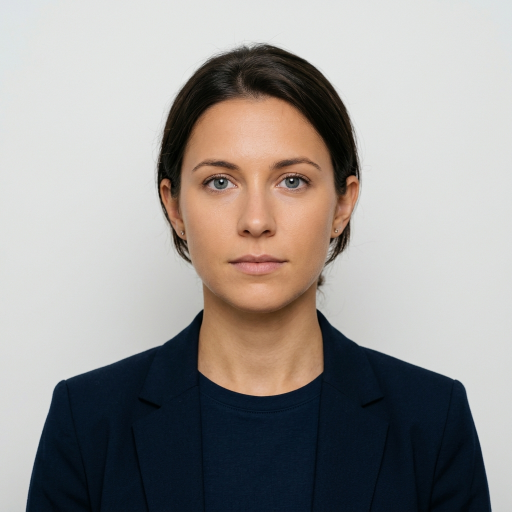
#> input picture biometrics_service/test_face_portrait.png, 1024 x 1024 px (shown at 1/2 size)
$ python -i antispoof.py   (imports and definitions only)   (older library calls are emulated)
#> lines starting #> are read from the running program, lines starting #| are printed output that depends on the picture; after the words box and inside, x2 and y2 are one past the last pixel; in counts of white or black regions, pixels touching at a corner belong together
"""
antispoof.py — FenceIN Extended Anti-Spoofing & Deepfake Detection Engine
==========================================================================
Extends the basic 3-signal passive liveness in face_auth.py with five
additional signals targeting digital replay attacks, deepfake videos, and
AI-generated face attacks that can fool simpler texture-only checks.

All signals operate offline using NumPy + OpenCV — zero cloud dependency.

Detection targets:
    • Printed photo (high-quality inkjet/laser)
    • Mobile screen replay (phone held up to camera)
    • Tablet replay (tablet held up to camera)
    • Deepfake video replay (AI-generated face video)
    • AI-synthesised static face image

Signal pipeline:
    1. Moiré Pattern Score        — FFT detects periodic screen/print grid lines
    2. Screen Pixel Grid Score    — detects LCD sub-pixel colour banding
    3. Corneal Specular Score     — live eyes have bright corneal reflections
    4. Depth Geometry Score       — face aspect ratios differ on flat vs 3D surface
    5. Chromatic Aberration Score — screens/prints have distinct RGB fringe artefacts

Each signal returns 0.0 (spoof indicator) → 1.0 (live indicator).
Final is_authentic = weighted composite ≥ ANTISPOOF_THRESHOLD (0.50).
"""

import cv2
import numpy as np
from typing import Dict, Any, Tuple


# ── Thresholds ────────────────────────────────────────────────────────────────
ANTISPOOF_THRESHOLD = 0.50

# Signal weights
W_MOIRE    = 0.25
W_PIXEL    = 0.15
W_CORNEAL  = 0.25
W_DEPTH    = 0.20
W_CHROMA   = 0.15


def _safe_resize(img: np.ndarray, target: Tuple[int, int]) -> np.ndarray:
    if img is None or img.size == 0:
        return np.zeros((target[1], target[0], 3), dtype=np.uint8)
    return cv2.resize(img, target)


# ── Signal 1: Moiré Pattern Detection (FFT) ───────────────────────────────────
def _moire_score(face_img: np.ndarray) -> float:
    """
    Detects Moiré / halftone patterns characteristic of printed images and
    screen replays by analysing the magnitude spectrum of the Fourier transform.

    Printed photos → regular dot-grid → strong periodic peaks in FFT spectrum.
    Screen replays → LCD pixel grid → periodic spikes at sub-pixel frequencies.
    Live face      → irregular noise → smooth, decaying FFT spectrum.

    Returns: 0.0 (spoof) → 1.0 (live)
    """
    try:
        work = _safe_resize(face_img, (128, 128))
        gray = cv2.cvtColor(work, cv2.COLOR_BGR2GRAY).astype(np.float32)

        # 2D FFT + shift zero-frequency to centre
        fft    = np.fft.fft2(gray)
        fft_sh = np.fft.fftshift(fft)
        mag    = np.abs(fft_sh)

        # Suppress DC component (centre) to focus on periodic content
        h, w = mag.shape
        mask = np.ones_like(mag)
        cv2.circle(mask, (w // 2, h // 2), 5, 0, -1)
        mag_masked = mag * mask

        # Normalise
        mag_norm = mag_masked / (mag_masked.max() + 1e-9)

        # Count strong off-centre peaks (> 0.6 of max)
        strong_peaks = int(np.sum(mag_norm > 0.60))

        # Live faces: very few strong off-centre peaks (< 8)
        # Printed/screen: many peaks from regular grid (> 20)
        if strong_peaks < 8:
            return 1.0
        elif strong_peaks > 30:
            return 0.0
        else:
            return round(1.0 - (strong_peaks - 8) / 22.0, 4)
    except Exception:
        return 0.5


# ── Signal 2: Screen Pixel Grid / Banding Detection ──────────────────────────
def _pixel_grid_score(face_img: np.ndarray) -> float:
    """
    Detects regular horizontal/vertical banding from LCD pixel rows — a
    hallmark of a screen replay attack at close range.

    Live face skin → irregular intensity variation across rows
    Screen replay  → periodic intensity dip every ~3 pixels (LCD row structure)

    Returns: 0.0 (screen banding detected) → 1.0 (no banding)
    """
    try:
        work = _safe_resize(face_img, (128, 128))
        gray = cv2.cvtColor(work, cv2.COLOR_BGR2GRAY).astype(np.float32)

        # Row-wise and column-wise mean intensity
        row_means = gray.mean(axis=1)
        col_means = gray.mean(axis=0)

        # Compute autocorrelation at lag 1–5 to detect periodicity
        def autocorr_peak(signal: np.ndarray) -> float:
            n = len(signal)
            s_norm = signal - signal.mean()
            if s_norm.std() < 1e-6:
                return 0.0
            max_corr = 0.0
            for lag in range(1, min(6, n)):
                c = float(np.corrcoef(s_norm[:-lag], s_norm[lag:])[0, 1])
                max_corr = max(max_corr, abs(c))
            return max_corr

        row_ac = autocorr_peak(row_means)
        col_ac = autocorr_peak(col_means)
        max_ac = max(row_ac, col_ac)

        # High autocorrelation → banding → spoof
        if max_ac > 0.80:
            return 0.0
        elif max_ac > 0.50:
            return round(1.0 - (max_ac - 0.50) / 0.30, 4)
        else:
            return 1.0
    except Exception:
        return 0.5


# ── Signal 3: Corneal Specular Reflection ────────────────────────────────────
def _corneal_specular_score(face_img: np.ndarray) -> float:
    """
    Detects bright specular reflections in the eye region. Live eyes have a
    small, bright corneal highlight from any ambient light source. Printed
    photos and most screen replays lack this 3D specular geometry.

    Returns: 0.0 (no corneal reflection) → 1.0 (reflection detected)
    """
    try:
        work = _safe_resize(face_img, (128, 128))
        h, w = work.shape[:2]

        # Approximate eye region: top 60% of height, inner 70% of width
        eye_region = work[int(h * 0.20): int(h * 0.55),
                         int(w * 0.15): int(w * 0.85)]

        if eye_region.size == 0:
            return 0.5

        gray_eye = cv2.cvtColor(eye_region, cv2.COLOR_BGR2GRAY)

        # Very bright pixels in eye region = specular highlight
        _, bright = cv2.threshold(gray_eye, 220, 255, cv2.THRESH_BINARY)
        bright_ratio = float(np.count_nonzero(bright)) / gray_eye.size

        # Expected range for live eyes: 0.2% – 4% bright pixels
        if 0.002 <= bright_ratio <= 0.04:
            return 1.0
        elif bright_ratio < 0.002:
            # No reflection → likely flat photo
            return round(bright_ratio / 0.002, 4)
        else:
            # Too many bright pixels → overexposed or screen glare
            return max(0.0, round(1.0 - (bright_ratio - 0.04) / 0.06, 4))
    except Exception:
        return 0.5


# ── Signal 4: Depth / Geometric Consistency Score ────────────────────────────
def _depth_geometry_score(face_img: np.ndarray) -> float:
    """
    Estimates whether the face has plausible 3D geometry by analysing:
    - Face region proportions (width/height ratio)
    - Gradient magnitude distribution (flat surfaces have uniform gradients)
    - Edge density (3D faces have more complex edge distributions)

    Returns: 0.0 (flat/printed) → 1.0 (3D geometry consistent)
    """
    try:
        work = _safe_resize(face_img, (128, 128))
        gray = cv2.cvtColor(work, cv2.COLOR_BGR2GRAY).astype(np.float32)

        # Sobel gradients for edge density
        gx = cv2.Sobel(gray, cv2.CV_32F, 1, 0, ksize=3)
        gy = cv2.Sobel(gray, cv2.CV_32F, 0, 1, ksize=3)
        grad_mag = np.sqrt(gx ** 2 + gy ** 2)

        # Standard deviation of gradient — live faces have varied gradient landscape
        grad_std = float(grad_mag.std())

        # High gradient variance → complex 3D surface
        # Low gradient variance → flat, uniform surface
        if grad_std > 25.0:
            return 1.0
        elif grad_std < 8.0:
            return 0.0
        else:
            return round((grad_std - 8.0) / 17.0, 4)
    except Exception:
        return 0.5


# ── Signal 5: Chromatic Aberration Score ─────────────────────────────────────
def _chromatic_aberration_score(face_img: np.ndarray) -> float:
    """
    Analyses channel-wise edge misalignment (chromatic aberration).

    Real cameras exhibit natural chromatic aberration: edges in the blue
    channel are slightly offset from red/green. Printed photos and screen
    replays may show abnormally uniform or exaggerated channel alignment.

    Returns: 0.0 (suspicious) → 1.0 (natural CA pattern)
    """
    try:
        work = _safe_resize(face_img, (128, 128))
        b, g, r = cv2.split(work.astype(np.float32))

        def edge_density(ch: np.ndarray) -> float:
            lap = cv2.Laplacian(ch, cv2.CV_32F)
            return float(np.abs(lap).mean())

        ed_r, ed_g, ed_b = edge_density(r), edge_density(g), edge_density(b)

        # Channel divergence: live → r≈g, b slightly different
        rg_diff = abs(ed_r - ed_g) / (max(ed_r, ed_g) + 1e-6)
        rb_diff = abs(ed_r - ed_b) / (max(ed_r, ed_b) + 1e-6)

        # Natural CA: rg_diff small (< 0.15), rb_diff moderate (0.05–0.30)
        if rg_diff < 0.15 and 0.02 <= rb_diff <= 0.35:
            return 1.0
        elif rg_diff > 0.40:
            return 0.0  # Abnormal R/G divergence → screen artefact
        else:
            return round(max(0.0, 1.0 - rg_diff / 0.40), 4)
    except Exception:
        return 0.5


# ── Master Anti-Spoof Analysis ────────────────────────────────────────────────
def analyze_antispoof(face_img: np.ndarray) -> Dict[str, Any]:
    """
    Runs the full 5-signal anti-spoofing pipeline on a face crop.

    Args:
        face_img: OpenCV BGR image of the detected face region.

    Returns:
        {
            is_authentic:     bool,    # True = live person, False = attack
            composite_score:  float,   # 0.0 – 1.0
            attack_type:      str,     # 'LIVE' | 'PRINTED_PHOTO' | 'SCREEN_REPLAY' | 'DEEPFAKE' | 'UNKNOWN_ATTACK'
            signals: {
                moire:    float,
                pixel_grid: float,
                corneal:  float,
                depth:    float,
                chroma:   float,
            },
            confidence_pct:  int,
        }
    """
    if face_img is None or face_img.size == 0:
        return {
            "is_authentic":    False,
            "composite_score": 0.0,
            "attack_type":     "NO_FACE",
            "signals":         {"moire": 0, "pixel_grid": 0, "corneal": 0, "depth": 0, "chroma": 0},
            "confidence_pct":  0,
        }

    s_moire   = _moire_score(face_img)
    s_pixel   = _pixel_grid_score(face_img)
    s_corneal = _corneal_specular_score(face_img)
    s_depth   = _depth_geometry_score(face_img)
    s_chroma  = _chromatic_aberration_score(face_img)

    composite = (
        s_moire   * W_MOIRE  +
        s_pixel   * W_PIXEL  +
        s_corneal * W_CORNEAL +
        s_depth   * W_DEPTH  +
        s_chroma  * W_CHROMA
    )
    composite = round(composite, 4)
    is_authentic = composite >= ANTISPOOF_THRESHOLD

    # Attack type classification
    if is_authentic:
        attack_type = "LIVE"
    elif s_moire < 0.30 and s_pixel < 0.40:
        attack_type = "SCREEN_REPLAY"
    elif s_moire < 0.30 and s_corneal < 0.20:
        attack_type = "PRINTED_PHOTO"
    elif s_depth < 0.25 and s_chroma > 0.60:
        attack_type = "DEEPFAKE"
    else:
        attack_type = "UNKNOWN_ATTACK"

    return {
        "is_authentic":    is_authentic,
        "composite_score": composite,
        "attack_type":     attack_type,
        "signals": {
            "moire":      round(s_moire,   4),
            "pixel_grid": round(s_pixel,   4),
            "corneal":    round(s_corneal, 4),
            "depth":      round(s_depth,   4),
            "chroma":     round(s_chroma,  4),
        },
        "confidence_pct": int(composite * 100),
    }


>>> import cv2
>>> picture = cv2.imread('test_face_portrait.png')
#> picture is the input picture: shape (1024, 1024, 3); mean B, G, R 147.7, 150.3, 154
>>> result = analyze_antispoof(picture)
#> in _moire_score, `cv2.circle(mask, (w // 2, h // 2), 5, 0, -1)`:
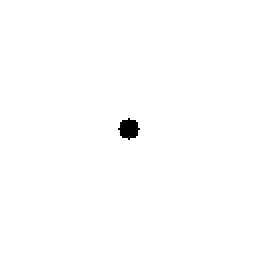
#> mask: shape (128, 128) float64 (shown 2 times larger); values 0 (black) and 1 (white), 99.5% white; 1 black region, box (x1, y1, x2, y2) and area: (59, 59, 70, 70) 81
#> in _moire_score, `mag_masked = mag * mask`:
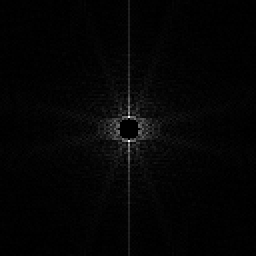
#> mag_masked: shape (128, 128) float64 (shown 2 times larger); min 0, max 111757.6, mean 2226; drawn with min black and max white
#> in _moire_score, `strong_peaks = int(np.sum(mag_norm > 0.60))`: strong_peaks = 2
#> in analyze_antispoof, `s_moire   = _moire_score(face_img)`: s_moire = 1
#> in _pixel_grid_score, `row_means = gray.mean(axis=1)`: row_means = 128 values, max 227 at index 9, min 32.16 at index 127, mean 151.2
#> in _pixel_grid_score, `col_means = gray.mean(axis=0)`: col_means = 128 values, max 220.7 at index 1, min 92.42 at index 84, mean 151.2
#> in autocorr_peak, `n = len(signal)`: n = 128
#> in autocorr_peak, `s_norm = signal - signal.mean()`: s_norm = 128 values, max 75.85 at index 9, min -119 at index 127, mean 0
#> the loop in autocorr_peak, `for lag in range(1, min(6, n)):` made 5 passes
#> c on passes 1 to 5: 0.998, 0.994, 0.989, 0.981, 0.972
#> in _pixel_grid_score, `row_ac = autocorr_peak(row_means)`: row_ac = 0.998
#> the loop in autocorr_peak (call 2), `for lag in range(1, min(6, n)):` made 5 passes
#> c on passes 1 to 5: 0.993, 0.976, 0.949, 0.913, 0.871
#> in _pixel_grid_score, `col_ac = autocorr_peak(col_means)`: col_ac = 0.993
#> in _pixel_grid_score, `max_ac = max(row_ac, col_ac)`: max_ac = 0.998
#> in analyze_antispoof, `s_pixel   = _pixel_grid_score(face_img)`: s_pixel = 0
#> in _corneal_specular_score, `_, bright = cv2.threshold(gray_eye, 220, 255, cv2.THRESH_BINARY)`:
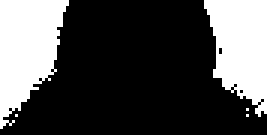
#> bright: shape (45, 89) (shown 3 times larger); 30.5% white; 5 white regions (3 under 20 px), largest, box (x1, y1, x2, y2) and area: (0, 0, 23, 43) 641, (68, 0, 89, 39) 576
#> in _corneal_specular_score, `bright_ratio = float(np.count_nonzero(bright)) / gray_eye.size`: bright_ratio = 0.305
#> in analyze_antispoof, `s_corneal = _corneal_specular_score(face_img)`: s_corneal = 0
#> in _depth_geometry_score, `gx = cv2.Sobel(gray, cv2.CV_32F, 1, 0, ksize=3)`:
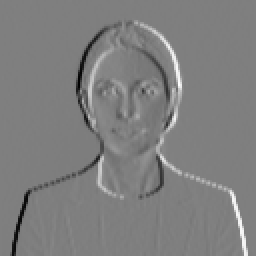
#> gx: shape (128, 128) float32 (shown 2 times larger); min -826, max 830, mean -0.1; drawn with min black and max white
#> in _depth_geometry_score, `gy = cv2.Sobel(gray, cv2.CV_32F, 0, 1, ksize=3)`:
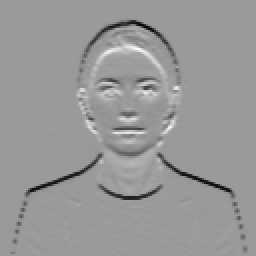
#> gy: shape (128, 128) float32 (shown 2 times larger); min -838, max 542, mean -12.1; drawn with min black and max white
#> in _depth_geometry_score, `grad_mag = np.sqrt(gx ** 2 + gy ** 2)`:
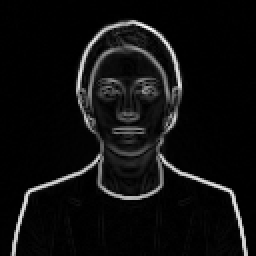
#> grad_mag: shape (128, 128) float32 (shown 2 times larger); min 0, max 915.5, mean 55.1; drawn with min black and max white
#> in _depth_geometry_score, `grad_std = float(grad_mag.std())`: grad_std = 138.3
#> in analyze_antispoof, `s_depth   = _depth_geometry_score(face_img)`: s_depth = 1
#> in edge_density, `lap = cv2.Laplacian(ch, cv2.CV_32F)`:
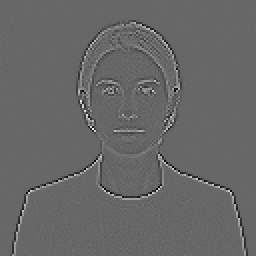
#> lap: shape (128, 128) float32 (shown 2 times larger); min -369, max 539, mean 0; drawn with min black and max white
#> in _chromatic_aberration_score, `ed_r, ed_g, ed_b = edge_density(r), edge_density(g), edge_density(b)`: ed_r = 16.16; ed_g = 15.31; ed_b = 15.46
#> in _chromatic_aberration_score, `rg_diff = abs(ed_r - ed_g) / (max(ed_r, ed_g) + 1e-6)`: rg_diff = 0.0526
#> in _chromatic_aberration_score, `rb_diff = abs(ed_r - ed_b) / (max(ed_r, ed_b) + 1e-6)`: rb_diff = 0.0436
#> in analyze_antispoof, `s_chroma  = _chromatic_aberration_score(face_img)`: s_chroma = 1
#> in analyze_antispoof, `composite = ( s_moire   * W_MOIRE  + s_pixel   * W_PIXEL  + s_corneal ..`: composite = 0.6
#> in analyze_antispoof, `is_authentic = composite >= ANTISPOOF_THRESHOLD`: is_authentic = True
#> result = 5 items
